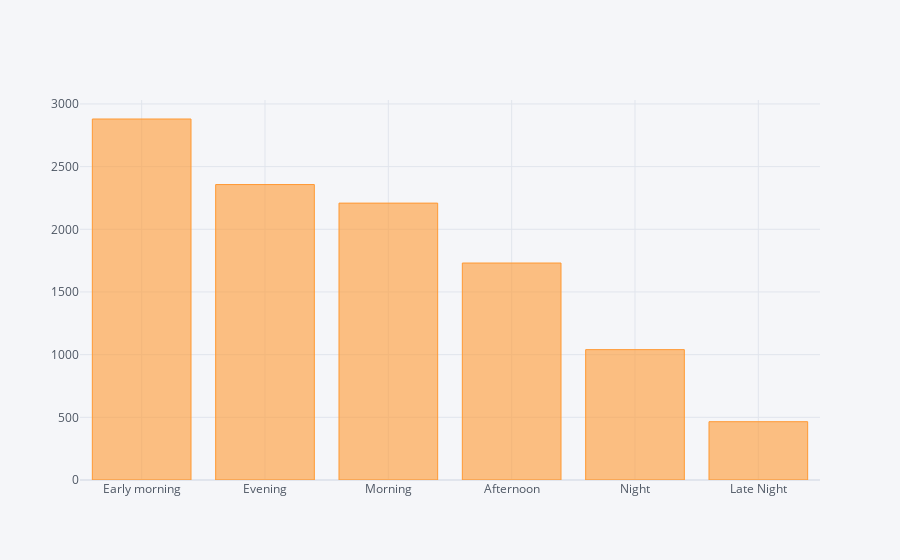

The notebook cell this image was saved under:
### Code cell
data['Dep_Time_hour'].apply(flight_dept_time).value_counts().iplot(kind='bar')

### Figure 1 — Plotly figure (JSON) as saved in the notebook; plotly's stock layout.template omitted (floating-point values rounded to 4 significant figures)
{"data": [{"marker": {"color": "rgba(255, 153, 51, 0.6)", "line": {"color": "rgba(255, 153, 51, 1.0)", "width": 1}}, "name": "Dep_Time_hour", "orientation": "v", "text": "", "type": "bar", "x": ["Early morning", "Evening", "Morning", "Afternoon", "Night", "Late Night"], "y": [2880, 2357, 2209, 1731, 1040, 465]}], "layout": {"legend": {"bgcolor": "#F5F6F9", "font": {"color": "#4D5663"}}, "paper_bgcolor": "#F5F6F9", "plot_bgcolor": "#F5F6F9", "title": {"font": {"color": "#4D5663"}}, "xaxis": {"gridcolor": "#E1E5ED", "showgrid": true, "tickfont": {"color": "#4D5663"}, "title": {"font": {"color": "#4D5663"}, "text": ""}, "zerolinecolor": "#E1E5ED"}, "yaxis": {"gridcolor": "#E1E5ED", "showgrid": true, "tickfont": {"color": "#4D5663"}, "title": {"font": {"color": "#4D5663"}, "text": ""}, "zerolinecolor": "#E1E5ED"}}}
